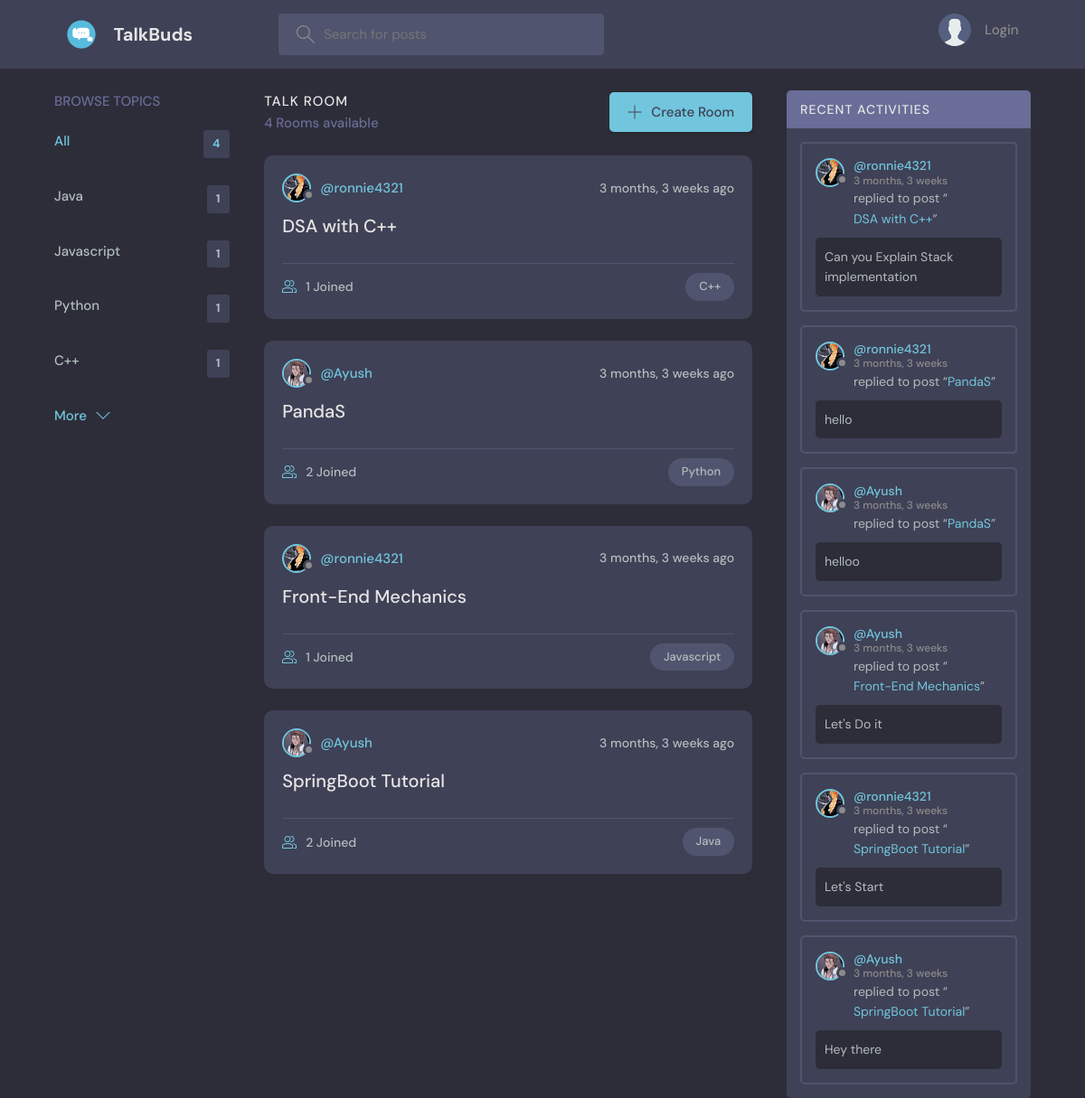
Before: / with the older database file.
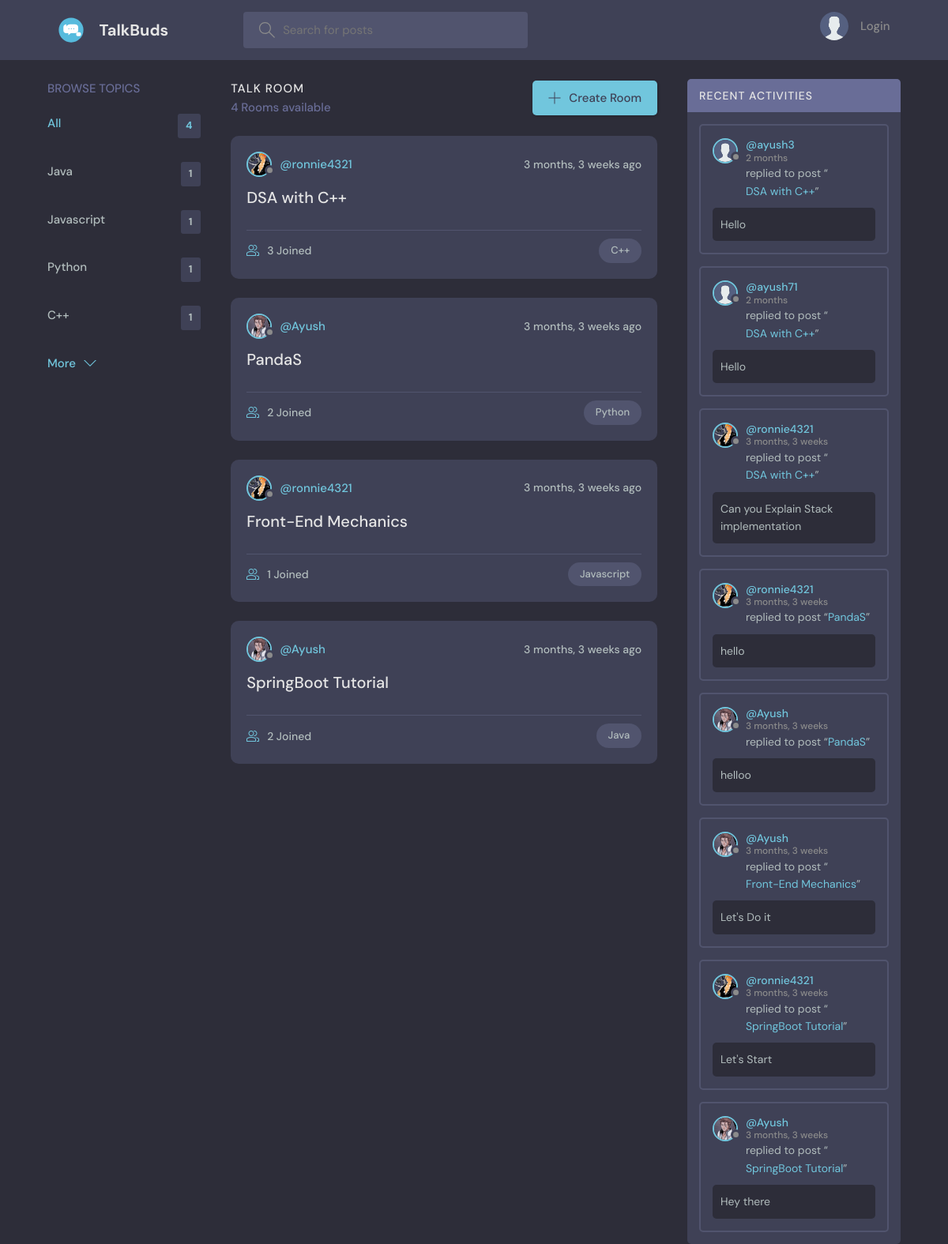
After: the same page with the newer database file.
### base/models.py (models this page shows, shortened)
class Topic(models.Model):
    name = models.CharField(max_length=200)

class Room(models.Model):
    host = models.ForeignKey(User, on_delete= models.SET_NULL, null= True)
    topic = models.ForeignKey(Topic, on_delete= models.SET_NULL, null= True)
    name = models.CharField(max_length=200)
    description = models.TextField(null=True, blank=True)
    participants = models.ManyToManyField(User,related_name='particpants',blank='True')
    updated = models.DateTimeField(auto_now= True)
    created = models.DateTimeField(auto_now_add= True)
    class Meta:
        ordering = ['-updated','-created']
    def __str__(self):
        return self.name

class User(AbstractUser):
    name = models.CharField(max_length=200,null=True)
    email = models.EmailField(unique=True, null=True)
    bio = models.TextField(null=True)
    avatar = models.ImageField(null=True,default="avatar.svg")
    USERNAME_FIELD = 'email'
    REQUIRED_FIELDS = ['username']

class message(models.Model):
    user = models.ForeignKey(User,on_delete=models.CASCADE)
    room = models.ForeignKey(Room, on_delete=models.CASCADE)
    body = models.TextField()
    updated = models.DateTimeField(auto_now= True)
    created = models.DateTimeField(auto_now_add= True)
    class Meta:
        ordering = ['-updated','-created']

### base/views.py (the view)
# urls.py: path('',home,name="home"),
def home(request):
    q = request.GET.get('q') if request.GET.get('q') != None else ''
    rooms = Room.objects.filter(
        Q(topic__name__icontains=q) |
        Q(name__icontains=q) |
        Q(description__icontains=q)
    )
    topics = Topic.objects.all()
    room_count = rooms.count()
    chats = message.objects.all()
    context = {'rooms' : rooms,'topics' : topics,'room_count':room_count, 'chats' : chats}
    return render(request,'base/home.html',context)

### base/templates/base/home.html (shortened to what this page needs)
{%extends 'main.html'%}
{%block content%}
    <main class="layout layout--3">
      <div class="container">
        {% include 'base/topics_component.html' %}
        <div class="roomList">
          <div class="roomList__header">
            <div>
              <h2>Talk Room</h2>
              <p>{{room_count}} Rooms available</p>
            </div>
            <a class="btn btn--main" href="{%url 'create-room'%}">
              <svg version="1.1" xmlns="http://www.w3.org/2000/svg" width="32" height="32" viewBox="0 0 32 32">
                <title>add</title>
                <path
                  d="M16.943 0.943h-1.885v14.115h-14.115v1.885h14.115v14.115h1.885v-14.115h14.115v-1.885h-14.115v-14.115z"
                ></path>
              </svg>
              Create Room
            </a>
          </div>
                {% include 'base/feed_component.html' %}
        </div>
        {%include 'base/activity_component.html'%}
      </div>
    </main>
    {%endblock%}

### base/templates/base/topics_component.html
<div class="topics">
    <div class="topics__header">
      <h2>Browse Topics</h2>
    </div>
    <ul class="topics__list">
      <li>
        <a href="{% url 'home' %}" class="active">All <span>{{topics.count}}</span></a>
      </li>
      {% for topic in topics %}
      <li>
        <a href="{% url 'home' %}?q={{topic.name}}">{{topic.name}}<span>{{topic.room_set.all.count}}</span></a>
      </li>
      {% endfor   %}
    </ul>
    <a class="btn btn--link" href="{% url 'topics'%}">
      More
      <svg version="1.1" xmlns="http://www.w3.org/2000/svg" width="32" height="32" viewBox="0 0 32 32">
        <title>chevron-down</title>
        <path d="M16 21l-13-13h-3l16 16 16-16h-3l-13 13z"></path>
      </svg>
    </a>
  </div>

### base/templates/base/feed_component.html (shortened to what this page needs)
{% for room in rooms %}
    <div class="roomListRoom">
      <div class="roomListRoom__header">
        <a href="{% url 'profile' room.host.id %}" class="roomListRoom__author">
          <div class="avatar avatar--small">
            <img src="{{room.host.avatar.url}}" />
          </div>
          <span>@{{ room.host.username }}</span>
        </a>
        <div class="roomListRoom__actions">
          <span>{{room.created|timesince}} ago</span>
        </div>
      </div>
      <div class="roomListRoom__content">
        <a href="{% url 'room' room.id%}">{{room.name}}</a>
      </div>
      <div class="roomListRoom__meta">
        <a href="{% url 'room' room.id%}" class="roomListRoom__joined">
          {{room.participants.all.count}} Joined
        </a>
        <p class="roomListRoom__topic">{{ room.topic.name }}</p>
      </div>
    </div>
{%endfor%}

### base/templates/base/activity_component.html
<div class="activities">
    <div class="activities__header">
      <h2>Recent Activities</h2>
    </div>
    {% for chat in chats %}
    <div class="activities__box">
      <div class="activities__boxHeader roomListRoom__header">
        <a href="{% url 'profile' chat.user.id %}" class="roomListRoom__author">
          <div class="avatar avatar--small">
            <img src="{{chat.user.avatar.url}}" />
          </div>
          <p>
            @{{chat.user.username}}
            <span>{{chat.created|timesince}}</span>
          </p>
        </a>
      </div>
      <div class="activities__boxContent">
        <p>replied to post “<a href="{% url 'room' chat.room.id %}">{{chat.room}}</a>”</p>
        <div class="activities__boxRoomContent">
            {{chat.body}}
        </div>
      </div>
    </div>
    {% endfor %}
  </div>

Changed rows visible on the page:
computed for Room "DSA with C++": participants.all.count "1" → "3"
added message: user.avatar (placeholder picture), user.username "ayush3", created "2 months", room "DSA with C++", body "Hello"
added message: user.avatar (placeholder picture), user.username "ayush71", created "2 months", room "DSA with C++", body "Hello"
